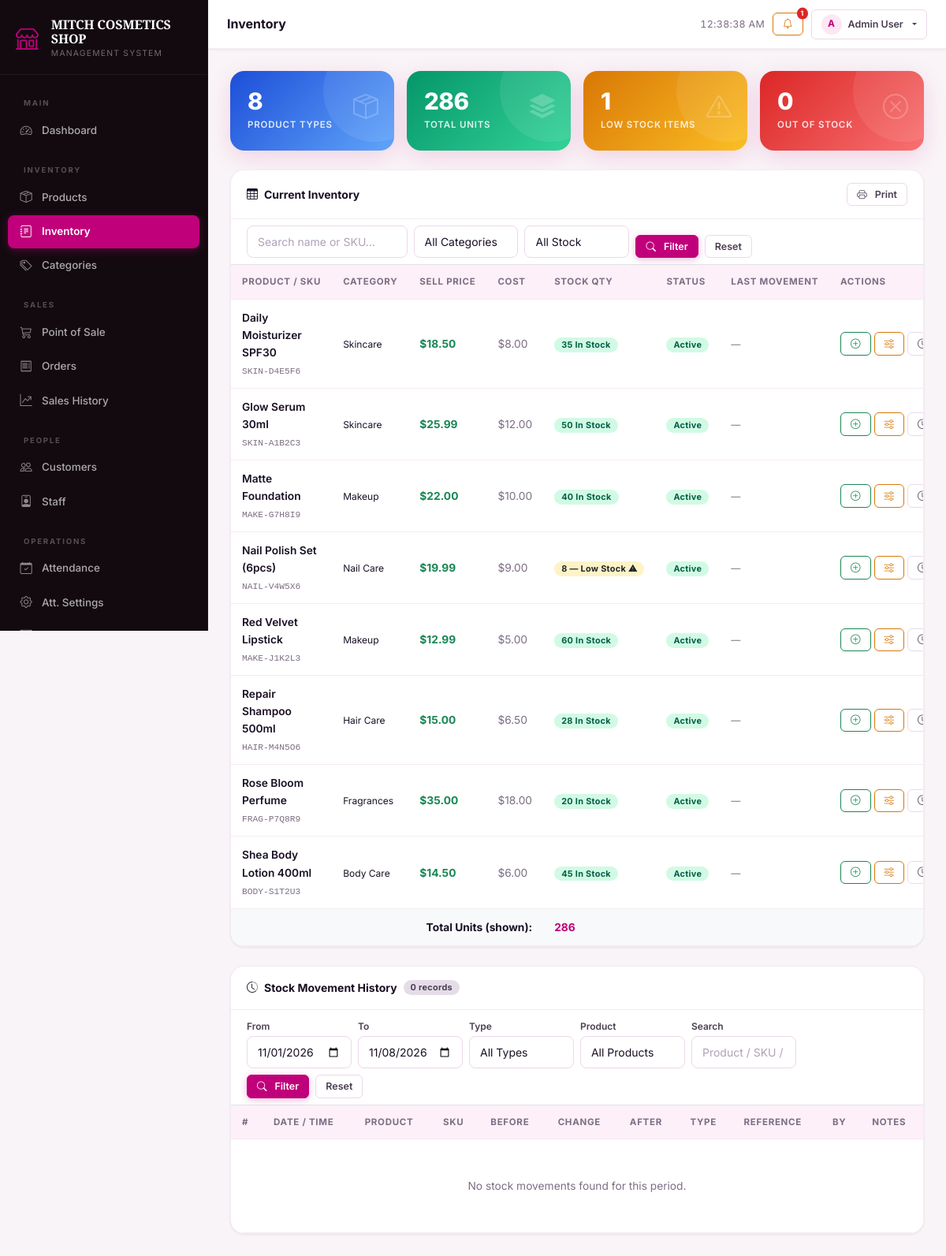
The app's page /inventory.php (signed in) with its own data.
### tables this page shows
CREATE TABLE IF NOT EXISTS `products` (
  `id`                  INT UNSIGNED    NOT NULL AUTO_INCREMENT,
  `category_id`         INT UNSIGNED             DEFAULT NULL,
  `name`                VARCHAR(200)    NOT NULL,
  `sku`                 VARCHAR(50)     NOT NULL,
  `description`         TEXT                     DEFAULT NULL,
  `price`               DECIMAL(10,2)   NOT NULL DEFAULT '0.00',
  `cost_price`          DECIMAL(10,2)   NOT NULL DEFAULT '0.00',
  `quantity`            INT             NOT NULL DEFAULT 0,
  `low_stock_threshold` INT             NOT NULL DEFAULT 0
                        COMMENT '0 = use system default APP_LOW_STOCK_THRESHOLD',
  `image`               VARCHAR(255)             DEFAULT NULL,
  `video`               VARCHAR(255)             DEFAULT NULL,
  `status`              ENUM('active','inactive') NOT NULL DEFAULT 'active',
  `created_at`          DATETIME        NOT NULL DEFAULT CURRENT_TIMESTAMP,
  `updated_at`          DATETIME        NOT NULL DEFAULT CURRENT_TIMESTAMP ON UPDATE CURRENT_TIMESTAMP,
  PRIMARY KEY (`id`),
  UNIQUE KEY `uq_products_sku` (`sku`),
  KEY `fk_products_category` (`category_id`),
  KEY `idx_products_quantity` (`quantity`),
  CONSTRAINT `fk_products_category`
    FOREIGN KEY (`category_id`) REFERENCES `categories` (`id`) ON DELETE SET NULL
);

CREATE TABLE IF NOT EXISTS `categories` (
  `id`          INT UNSIGNED NOT NULL AUTO_INCREMENT,
  `name`        VARCHAR(100) NOT NULL,
  `description` TEXT                  DEFAULT NULL,
  `created_at`  DATETIME     NOT NULL DEFAULT CURRENT_TIMESTAMP,
  PRIMARY KEY (`id`),
  UNIQUE KEY `uq_categories_name` (`name`)
);

### session.php (called while the page is built, shortened)
<?php
function sanitize(string $value): string {
    return htmlspecialchars(strip_tags(trim($value)), ENT_QUOTES, 'UTF-8');
}

### inventory.php (the view, shortened to what this page needs)
<?php
require_once __DIR__ . '/../includes/functions.php';
$db = getDB();
$totalTypes = (int)$db->query("SELECT COUNT(*) FROM products")->fetchColumn();
$totalUnits = (int)$db->query("SELECT COALESCE(SUM(quantity),0) FROM products")->fetchColumn();
$invHasLST = false;
try {
    $lstCheck = $db->prepare(
        "SELECT COUNT(*) FROM INFORMATION_SCHEMA.COLUMNS
         WHERE TABLE_SCHEMA = DATABASE()
           AND TABLE_NAME   = 'products'
           AND COLUMN_NAME  = 'low_stock_threshold'"
    );
    $lstCheck->execute();
    $invHasLST = ((int)$lstCheck->fetchColumn() > 0);
} catch (Exception $e) { $invHasLST = false; }
$sysThresh = (int)APP_LOW_STOCK_THRESHOLD;
if ($invHasLST) {
    $totalLow = (int)$db->query(
        "SELECT COUNT(*) FROM products WHERE quantity > 0
         AND quantity <= GREATEST(low_stock_threshold, $sysThresh)"
    )->fetchColumn();
} else {
    $totalLow = (int)$db->query(
        "SELECT COUNT(*) FROM products WHERE quantity > 0 AND quantity <= $sysThresh"
    )->fetchColumn();
}
$totalOut   = (int)$db->query("SELECT COUNT(*) FROM products WHERE quantity=0")->fetchColumn();
$invFilter = $_GET['inv_filter'] ?? '';
$invSearch = sanitize($_GET['q'] ?? '');
$where  = '1=1';
$params = [];
$invStmt = $db->prepare("
    SELECT p.*, c.name AS category,
           (SELECT sm.created_at FROM stock_movements sm
            WHERE sm.product_id = p.id
            ORDER BY sm.created_at DESC LIMIT 1) AS last_movement
    FROM   products p
    LEFT JOIN categories c ON c.id = p.category_id
    WHERE  $where
    ORDER  BY p.name
");
$invStmt->execute($params);
$inventory = $invStmt->fetchAll();
$histSearch  = sanitize($_GET['hq'] ?? '');
$histFrom    = sanitize($_GET['hfrom'] ?? date('Y-m-01'));
$histTo      = sanitize($_GET['hto']   ?? date('Y-m-d'));
$hWhere  = "DATE(sm.created_at) BETWEEN ? AND ?";
$hParams = [$histFrom, $histTo];
$histStmt = $db->prepare("
    SELECT sm.*, u.name AS actor
    FROM   stock_movements sm
    LEFT JOIN users u ON u.id = sm.user_id
    WHERE  $hWhere
    ORDER  BY sm.created_at DESC
    LIMIT  300
");
$histStmt->execute($hParams);
$movements = $histStmt->fetchAll();
include __DIR__ . '/../includes/header.php';
?>
<div class="row g-3 mb-4">
  <div class="col-6 col-lg-3">
    <div class="stat-card stat-blue">
      <i class="bi bi-box-seam stat-icon"></i>
      <div class="stat-value"><?= number_format($totalTypes) ?></div>
      <div class="stat-label">Product Types</div>
    </div>
  </div>
  <div class="col-6 col-lg-3">
    <div class="stat-card stat-green">
      <i class="bi bi-stack stat-icon"></i>
      <div class="stat-value"><?= number_format($totalUnits) ?></div>
      <div class="stat-label">Total Units</div>
    </div>
  </div>
  <div class="col-6 col-lg-3">
    <div class="stat-card stat-orange">
      <i class="bi bi-exclamation-triangle stat-icon"></i>
      <div class="stat-value"><?= number_format($totalLow) ?></div>
      <div class="stat-label">Low Stock Items</div>
    </div>
  </div>
  <div class="col-6 col-lg-3">
    <div class="stat-card stat-red">
      <i class="bi bi-x-circle stat-icon"></i>
      <div class="stat-value"><?= number_format($totalOut) ?></div>
      <div class="stat-label">Out of Stock</div>
    </div>
  </div>
</div>
<div class="card mb-4">
  <div class="card-header d-flex justify-content-between align-items-center flex-wrap gap-2">
    <span><i class="bi bi-table me-2"></i>Current Inventory</span>
    <div class="d-flex gap-2 no-print">
      <a href="<?= BASE_URL ?>/reports/index.php?type=inventory" class="btn btn-sm btn-outline-secondary">
        <i class="bi bi-printer me-1"></i>Print
      </a>
    </div>
  </div>
  <div class="card-body border-bottom py-2 no-print">
    <form method="GET" class="row g-2 align-items-end">
      <div class="col-md-3">
        <input type="text" name="q" class="form-control form-control-sm"
               placeholder="Search name or SKU…" value="<?= htmlspecialchars($invSearch) ?>">
      </div>
      <div class="col-md-2">
        <select name="cat" class="form-select form-select-sm">
          <option value="">All Categories</option>
        </select>
      </div>
      <div class="col-md-2">
        <select name="inv_filter" class="form-select form-select-sm">
          <option value=""   <?= $invFilter===''   ?'selected':'' ?>>All Stock</option>
        </select>
      </div>
      <div class="col-auto">
        <button class="btn btn-primary btn-sm"><i class="bi bi-search me-1"></i>Filter</button>
        <a href="<?= BASE_URL ?>/admin/inventory.php" class="btn btn-outline-secondary btn-sm ms-1">Reset</a>
      </div>
    </form>
  </div>
  <div class="card-body p-0">
    <div class="table-responsive">
      <table class="table table-hover mb-0">
        <thead>
          <tr>
            <th>Product / SKU</th>
            <th>Category</th>
            <th>Sell Price</th>
            <th>Cost</th>
            <th>Stock Qty</th>
            <th>Status</th>
            <th>Last Movement</th>
            <th class="no-print">Actions</th>
          </tr>
        </thead>
        <tbody>
          <?php foreach ($inventory as $p): ?>
          <tr>
            <td>
              <div class="fw-semibold"><?= htmlspecialchars($p['name']) ?></div>
              <small class="text-muted font-monospace"><?= htmlspecialchars($p['sku']) ?></small>
            </td>
            <td><small><?= htmlspecialchars($p['category'] ?? '—') ?></small></td>
            <td class="text-success fw-bold"><?= money($p['price']) ?></td>
            <td class="text-muted"><?= money($p['cost_price']) ?></td>
            <td><?= stockBadge($p) ?></td>
            <td><?= statusBadge($p['status']) ?></td>
            <td>
              <small class="text-muted">
                <?= $p['last_movement'] ? date('M d, Y', strtotime($p['last_movement'])) : '—' ?>
              </small>
            </td>
            <td class="no-print">
              <div class="d-flex gap-1">
                <button class="btn btn-sm btn-outline-success"
                        title="Add stock"
                        onclick='openAddStockModal(<?= (int)$p['id'] ?>,
                                 <?= json_encode($p['name'], JSON_HEX_TAG | JSON_HEX_APOS | JSON_HEX_QUOT | JSON_HEX_AMP) ?>,
                                 <?= (int)$p['quantity'] ?>)'>
                  <i class="bi bi-plus-circle"></i>
                </button>
                <button class="btn btn-sm btn-outline-warning"
                        title="Manual adjustment"
                        onclick='openAdjustModal(<?= (int)$p['id'] ?>,
                                 <?= json_encode($p['name'], JSON_HEX_TAG | JSON_HEX_APOS | JSON_HEX_QUOT | JSON_HEX_AMP) ?>,
                                 <?= (int)$p['quantity'] ?>)'>
                  <i class="bi bi-sliders"></i>
                </button>
                <a href="<?= BASE_URL ?>/admin/inventory.php?hpid=<?= (int)$p['id'] ?>#history"
                   class="btn btn-sm btn-outline-secondary" title="View movement history">
                  <i class="bi bi-clock-history"></i>
                </a>
              </div>
            </td>
          </tr>
          <?php endforeach; ?>
        </tbody>
        <tfoot class="table-light">
          <tr>
            <td colspan="4" class="text-end fw-bold">Total Units (shown):</td>
            <td class="fw-bold text-primary">
              <?= number_format(array_sum(array_column($inventory, 'quantity'))) ?>
            </td>
            <td colspan="3"></td>
          </tr>
        </tfoot>
      </table>
    </div>
  </div>
</div>
<div class="card" id="history">
  <div class="card-header">
    <i class="bi bi-clock-history me-2"></i>Stock Movement History
    <span class="badge bg-secondary ms-2"><?= count($movements) ?> records</span>
  </div>
  <div class="card-body border-bottom py-2 no-print">
    <form method="GET" class="row g-2 align-items-end">
      <div class="col-md-2">
        <label class="form-label" style="font-size:.75rem;margin-bottom:3px">From</label>
        <input type="date" name="hfrom" class="form-control form-control-sm" value="<?= $histFrom ?>">
      </div>
      <div class="col-md-2">
        <label class="form-label" style="font-size:.75rem;margin-bottom:3px">To</label>
        <input type="date" name="hto" class="form-control form-control-sm" value="<?= $histTo ?>">
      </div>
      <div class="col-md-2">
        <label class="form-label" style="font-size:.75rem;margin-bottom:3px">Type</label>
        <select name="htype" class="form-select form-select-sm">
          <option value="">All Types</option>
        </select>
      </div>
      <div class="col-md-2">
        <label class="form-label" style="font-size:.75rem;margin-bottom:3px">Product</label>
        <select name="hpid" class="form-select form-select-sm">
          <option value="">All Products</option>
        </select>
      </div>
      <div class="col-md-2">
        <label class="form-label" style="font-size:.75rem;margin-bottom:3px">Search</label>
        <input type="text" name="hq" class="form-control form-control-sm"
               placeholder="Product / SKU / notes…" value="<?= htmlspecialchars($histSearch) ?>">
      </div>
      <div class="col-auto">
        <button class="btn btn-primary btn-sm">
          <i class="bi bi-search me-1"></i>Filter
        </button>
        <a href="<?= BASE_URL ?>/admin/inventory.php#history"
           class="btn btn-outline-secondary btn-sm ms-1">Reset</a>
      </div>
    </form>
  </div>
  <div class="card-body p-0">
    <div class="table-responsive">
      <table class="table table-hover mb-0">
        <thead>
          <tr>
            <th>#</th>
            <th>Date / Time</th>
            <th>Product</th>
            <th>SKU</th>
            <th>Before</th>
            <th>Change</th>
            <th>After</th>
            <th>Type</th>
            <th>Reference</th>
            <th>By</th>
            <th>Notes</th>
          </tr>
        </thead>
        <tbody>
          <?php if (empty($movements)): ?>
          <tr>
            <td colspan="11" class="text-center text-muted py-5">
              No stock movements found for this period.
            </td>
          </tr>
          <?php endif; ?>
        </tbody>
      </table>
    </div>
  </div>
</div>
<?php include __DIR__ . '/../includes/footer.php'; ?>

### functions.php (shortened to what this page needs)
<?php
require_once __DIR__ . '/db.php';
require_once __DIR__ . '/session.php';
function money(float $amount): string {
    return APP_CURRENCY . number_format($amount, 2);
}
function statusBadge(string $status): string {
    $map = [
        'pending'    => 'warning',
        'processing' => 'info',
        'completed'  => 'success',
        'cancelled'  => 'danger',
        'active'     => 'success',
        'inactive'   => 'secondary',
    ];
    $color = $map[$status] ?? 'secondary';
    return '<span class="badge bg-' . $color . '">' . ucfirst(htmlspecialchars($status)) . '</span>';
}
function getLowStockThreshold(array $product): int {
    $override = (int)($product['low_stock_threshold'] ?? 0);
    return $override > 0 ? $override : (int)APP_LOW_STOCK_THRESHOLD;
}
function stockStatus(array $product): string {
    $qty       = (int)$product['quantity'];
    $threshold = getLowStockThreshold($product);
    if ($qty <= $threshold)  return 'low_stock';
    return 'in_stock';
}
function stockBadge(array $product): string {
    $qty    = (int)$product['quantity'];
    $status = stockStatus($product);
    switch ($status) {
        case 'low_stock':
            return '<span class="badge bg-warning text-dark">' . $qty . ' — Low Stock ⚠</span>';
        default:
            return '<span class="badge bg-success">' . $qty . ' In Stock</span>';
    }
}

### records on screen
products: name "Daily Moisturizer SPF30", sku "SKIN-D4E5F6", category.name "Skincare", price "$18.50", cost_price "$8.00", quantity "35", status "Active"
products: name "Glow Serum 30ml", sku "SKIN-A1B2C3", category.name "Skincare", price "$25.99", cost_price "$12.00", quantity "50", status "Active"
products: name "Matte Foundation", sku "MAKE-G7H8I9", category.name "Makeup", price "$22.00", cost_price "$10.00", quantity "40", status "Active"
products: name "Nail Polish Set (6pcs)", sku "NAIL-V4W5X6", category.name "Nail Care", price "$19.99", cost_price "$9.00", quantity "8", status "Active"
products: name "Red Velvet Lipstick", sku "MAKE-J1K2L3", category.name "Makeup", price "$12.99", cost_price "$5.00", quantity "60", status "Active"
products: name "Repair Shampoo 500ml", sku "HAIR-M4N5O6", category.name "Hair Care", price "$15.00", cost_price "$6.50", quantity "28", status "Active"
products: name "Rose Bloom Perfume", sku "FRAG-P7Q8R9", category.name "Fragrances", price "$35.00", cost_price "$18.00", quantity "20", status "Active"
products: name "Shea Body Lotion 400ml", sku "BODY-S1T2U3", category.name "Body Care", price "$14.50", cost_price "$6.00", quantity "45", status "Active"

### other values on screen
APP_NAME "MITCH COSMETICS SHOP"
$pageTitle "Inventory"
$lowCount "1"
substr($user['name'] ?? 'U', 0, 1) "A"
$user['name'] "Admin User"
$totalTypes "8"
$totalUnits "286"
$totalLow "1"
$totalOut "0"
array_sum(array_column($inventory, 'quantity')) "286"
count($movements) "0"
